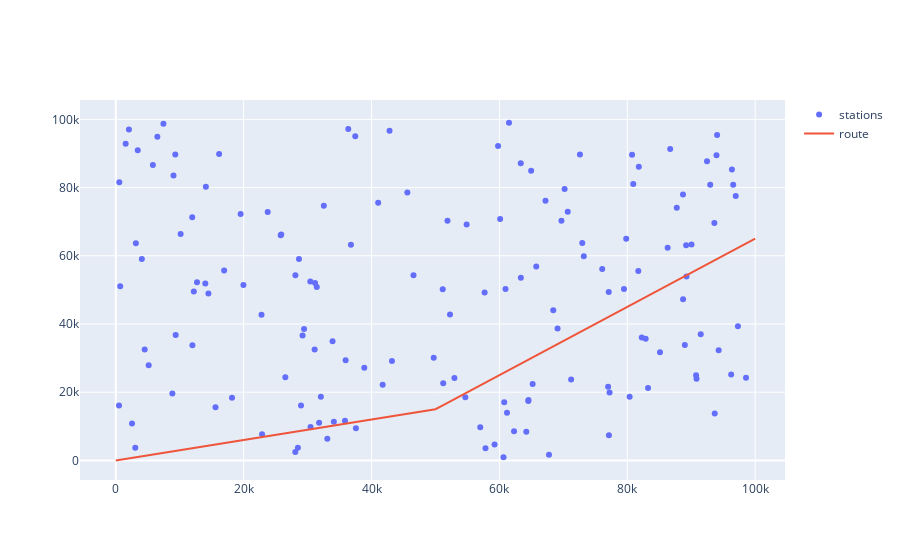

Here is the notebook cell this chart was saved with:
### Code cell
fig = go.Figure()

# Add traces
fig.add_trace(go.Scatter(x=stations[:,0], y=stations[:,1],
                    mode='markers',
                    name='stations'))
fig.add_trace(go.Scatter(x=plane_route[:,0], y=plane_route[:,1],
                    mode='lines',
                    name='route'))
